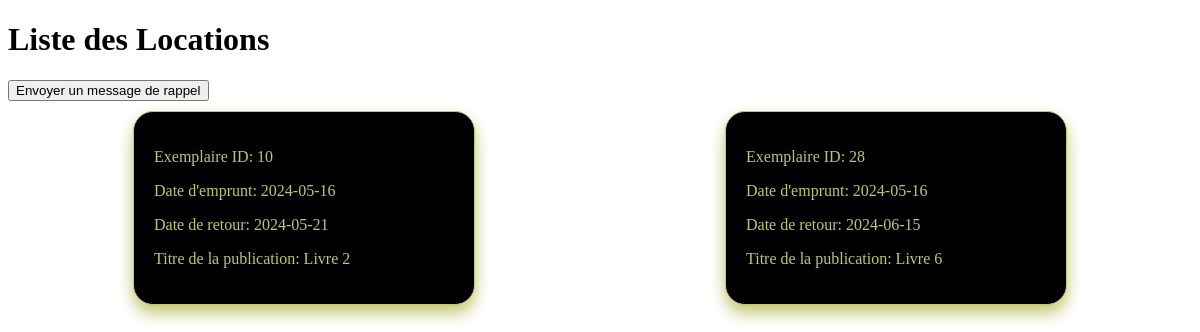
Page /Afficher_locations on the committed database.
### bdd.py (models this page shows)
class Location(db.Model):
    exemplaire_id = db.Column(db.Integer, db.ForeignKey('exemplaire.id'), primary_key=True)
    utilisateur_id = db.Column(db.Integer, db.ForeignKey('utilisateur.id'), primary_key=True)
    date_emprunt = db.Column(db.Date, nullable=False)
    date_retour = db.Column(db.Date, nullable=True)
    exemplaire = db.relationship('Exemplaire', back_populates='locations')
    utilisateur = db.relationship('Utilisateur', back_populates='locations')

class Publication(db.Model):
    id = db.Column(db.Integer, primary_key=True)
    titre = db.Column(db.String(200), nullable=False)
    type = db.Column(db.String(50), nullable=False)
    auteur_id = db.Column(db.Integer, db.ForeignKey('auteur.id'), nullable=False)
    auteur = db.relationship('Auteur', back_populates='publications')
    exemplaires = db.relationship('Exemplaire', back_populates='publication')

### app.py (the view)
@app.route('/Afficher_locations')
def Afficher_locations():
    date_actuelle = datetime.now()
    date_limite = date_actuelle + timedelta(days=5)
    Afficher_locations = Location.query.filter(Location.date_retour <= date_limite).all()
    return render_template('Afficher_locations.html', Afficher_locations=Afficher_locations)

### templates/Afficher_locations.html (shortened to what this page needs)
<!DOCTYPE html>
<html lang="en">
<head>
    <link rel="stylesheet" href="{{ url_for('static', filename='afficher_location.css') }}">
</head>
<body>
    <h1>Liste des Locations</h1>
    {% if Afficher_locations %}
    <form method="post" action="{{ url_for('message_rappel') }}">
        <button type="submit">Envoyer un message de rappel</button>
    </form>
        <div class="location-container">
            {% for location in Afficher_locations %}
            <div class="location">
                <p>Exemplaire ID: {{ location.exemplaire_id }}</p>
                <p>Date d'emprunt: {{ location.date_emprunt }}</p>
                <p>Date de retour: {{ location.date_retour }}</p>
                {% if location.exemplaire %}
                    <p>Titre de la publication: {{ location.exemplaire.publication.titre }}</p>
                {% else %}
                    <p>Aucune publication associée à cet exemplaire.</p>
                {% endif %}
            </div>
             {% endfor %}
        </div>
    {% else %}
        <p>Aucune location trouvée.</p>
    {% endif %}
</body>
</html>

### static/afficher_location.css (style rules this page uses)
body { background-image: url('large-collection-old-books-wooden-shelves-generated-by-ai.jpg'); background-position: center; background-repeat: no-repeat; background-attachment: fixed; background-size: cover; min-height: 100vh; }
.location-container { display: flex; flex-wrap: wrap; justify-content: space-around; }
.location { border: 1px solid #c2c471; color: #c2c471; margin: 10px; padding: 20px; width: 300px; box-shadow: 0px 8px 16px 0px #c2c471; border-radius: 20px; background: black; opacity: 0,9; }

### rows in the picture
Location: exemplaire_id "10", date_emprunt "2024-05-16", date_retour "2024-05-21", exemplaire.publication.titre "Livre 2"
Location: exemplaire_id "28", date_emprunt "2024-05-16", date_retour "2024-06-15", exemplaire.publication.titre "Livre 6"
